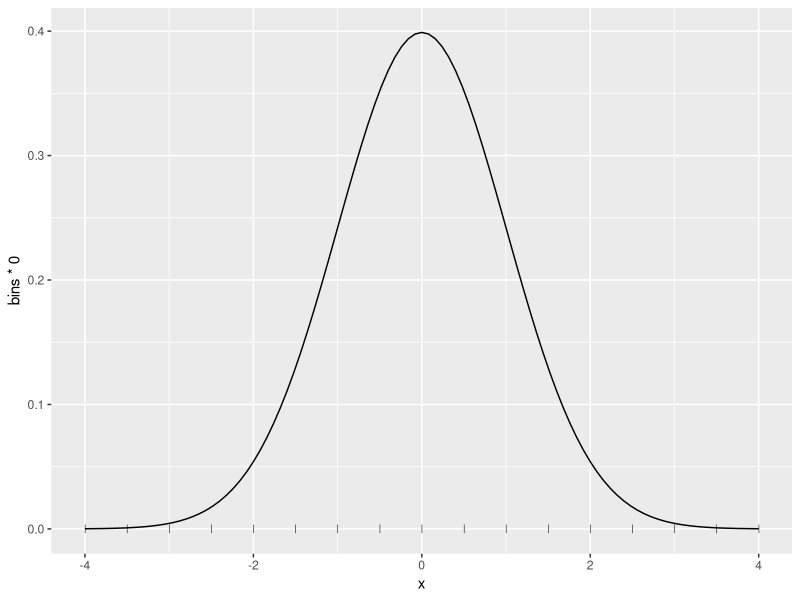
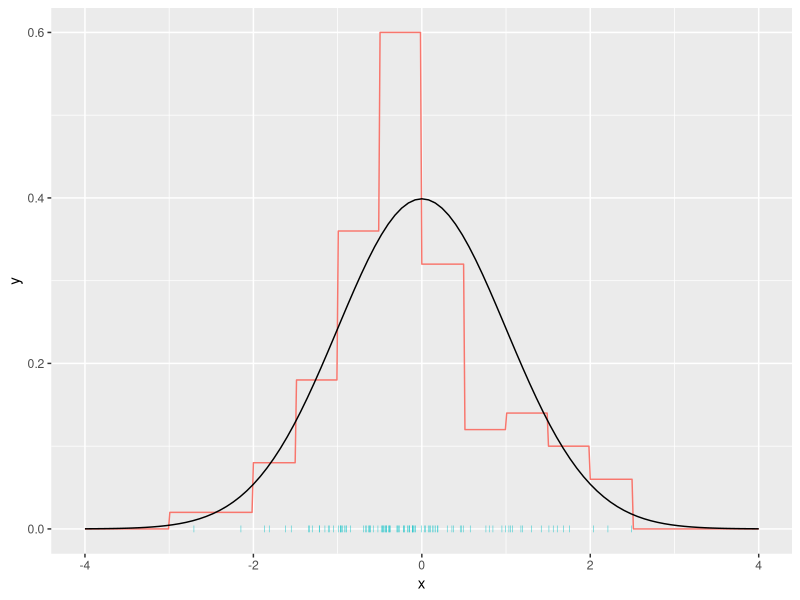
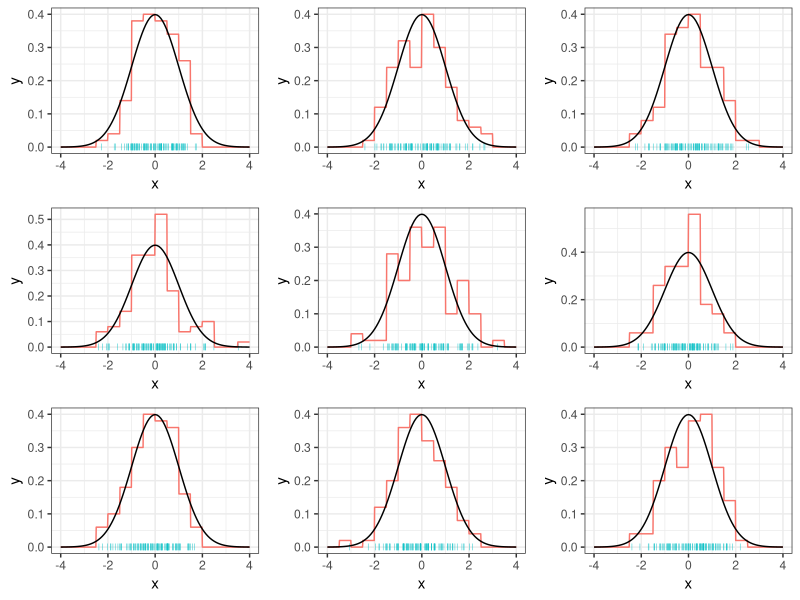
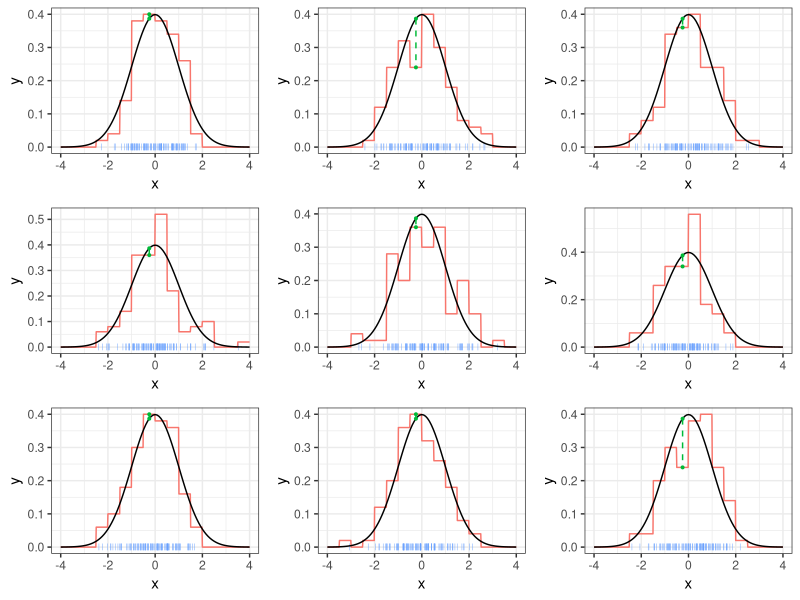
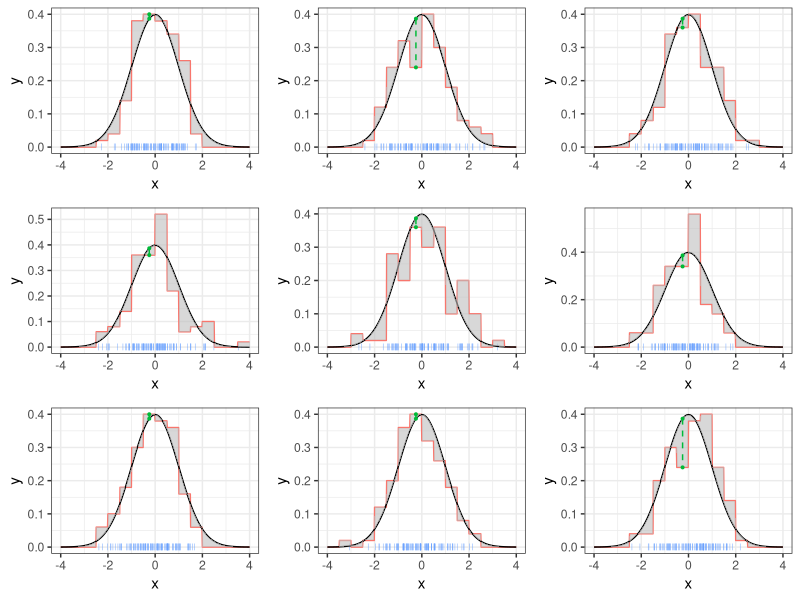
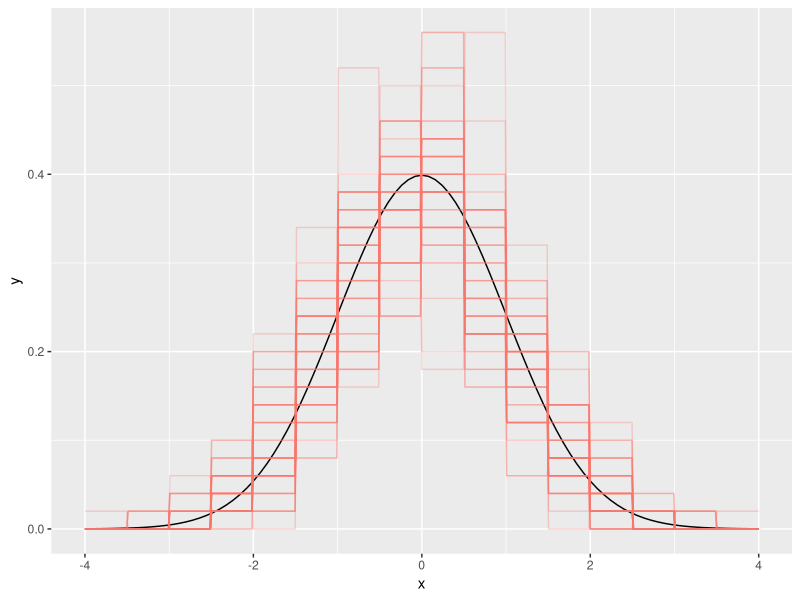
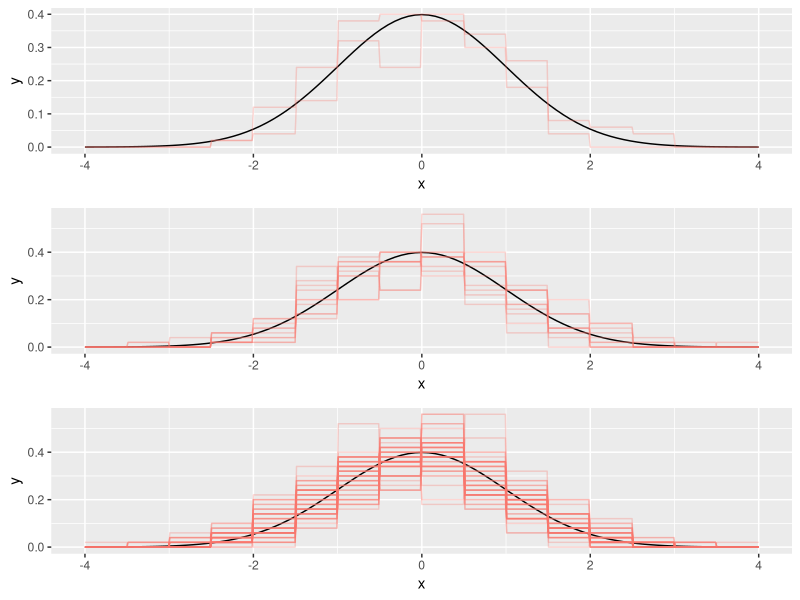
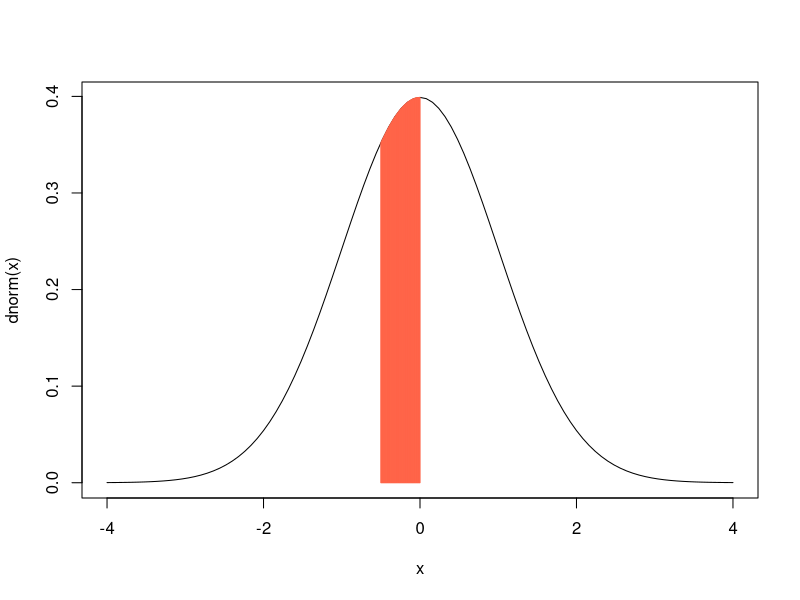

Source code (R) for these figures, in order:
rm(list=ls())

library(ggplot2)
library(gridExtra)
library(scales)
library(data.table)
library(magrittr)

reverselog_trans <- function(base = exp(1)) {
  trans <- function(x) -log(x, base)
  inv <- function(x) base^(-x)
  trans_new(paste0("reverselog-", format(base)), trans, inv, 
            log_breaks(base = base), 
            domain = c(1e-100, Inf))}


# -------------------------------------------------------------------------


n <- 100
h <- .5

xmin <- -4
xmax <- 4
bins <- seq(xmin,xmax,h)

x0 <- bins[-length(bins)]
x1 <- bins[-1]


ggplot(data=data.frame(x=c(-4,4)),aes(x))+stat_function(fun=dnorm)+
  geom_point(data=data.frame(bins),aes(x=bins,y=bins*0),pch='|',size=2)

simular <- function(n,
                    probs = c(.2, .5, .3),
                    medias = c(-1.5, -.2, 1),
                    desvio = c(.3, .2, .2)) {
  z <- rmultinom(1,n,probs)[,1]
  rnorm(n, rep(medias, z), rep(desvio, z))
}



x <- rnorm(n)
cont <- table(cut(x,breaks = bins))/n
f_est <- stepfun(bins[2:(length(bins)-1)],cont/h)

ggplot()+
  geom_point(data=data.frame(x),aes(x,0,col='z'),pch='|',size=1.5,show.legend=F)+
  stat_function(fun=f_est,data=data.frame(x=c(-4,4)),aes(x,col='estimada'),show.legend=F,n = 501)+
  stat_function(fun=dnorm,data=data.frame(x=c(-4,4)),aes(x,col='teórica'),show.legend=F,col=1)


# -------------------------------------------------------------------------



set.seed(pi)

plots <- lapply(seq_len(9),function(eee) {

  x <- rnorm(n)
  cont <- table(cut(x,breaks = bins))/n
  f_est <- stepfun(bins[2:(length(bins)-1)],cont/h)
  grafico <- ggplot()+
    geom_point(data=data.frame(x),aes(x,0,col='z'),pch='|',size=1.5,show.legend=F)+
    # geom_ribbon(data=data.frame(xx=seq(-4,4,length.out = 501)),aes(x=xx,ymin=f_est(xx),ymax=dnorm(xx)),fill='grey',alpha=.6)+
    stat_function(fun=f_est,data=data.frame(x=c(-4,4)),aes(x,col='estimada'),show.legend=F,n = 501)+
    stat_function(fun=dnorm,data=data.frame(x=c(-4,4)),aes(x,col='teórica'),show.legend=F,col=1) + 
    theme_bw()
  
  grafico$funcion <- f_est
  return(grafico)
})

do.call('grid.arrange',plots)
# marrangeGrob(plots, ncol = 1, nrow = 9)


# -------------------------------------------------------------------------



p <- -.25 

do.call('grid.arrange',
        lapply(plots, function(grafico){
          grafico+
            geom_point(data=data.frame(x=p),aes(x,dnorm(x),col='punto'),size=.7)+
            geom_point(data=data.frame(x=p),aes(x,grafico$funcion(x),col='punto'),size=.7)+
            geom_segment(data=data.frame(x=p),aes(x=x,xend=x,y=dnorm(x),yend=grafico$funcion(x),col='punto'),lty=2)+
            theme(legend.position='none')
}))

sapply(plots, function(x) {
  x$funcion(p)
})


# MISE --------------------------------------------------------------------


do.call('grid.arrange',
        lapply(plots, function(grafico){
          grafico+
            geom_ribbon(data=data.frame(xx=seq(-4,4,length.out = 501)),aes(x=xx,ymin=grafico$funcion(xx),ymax=dnorm(xx)),fill='grey',alpha=.6)+
            geom_point(data=data.frame(x=p),aes(x,dnorm(x),col='punto'),size=.7)+
            geom_point(data=data.frame(x=p),aes(x,grafico$funcion(x),col='punto'),size=.7)+
            geom_segment(data=data.frame(x=p),aes(x=x,xend=x,y=dnorm(x),yend=grafico$funcion(x),col='punto'),lty=2)+
            theme(legend.position='none')
        }))


# -------------------------------------------------------------------------


set.seed(pi)

estimadores <- lapply(seq_len(50), function(eeeeeeeee) {
  
  x <- rnorm(n)
  cont <- table(cut(x,breaks = bins))/n
  f_est <- stepfun(bins[2:(length(bins)-1)],cont/h)
  return(f_est)
  
})

# mean_f <- Vectorize(function(p) mean(sapply(estimadores, function(x) x(p))))
# var_f <- Vectorize(function(p) var(sapply(estimadores, function(x) x(p))))
# curve(mean_f, -4, 4, n = 501)
# curve(var_f, -4, 4, n = 501)


base <- ggplot(data.frame(x=c(-4,4)),aes(x))+
  stat_function(fun=dnorm,col=1)

eh <- invisible(lapply(estimadores,function(est){
  base <<- base+
    stat_function(fun=est,aes(col='a'),n=501,show.legend=F,alpha=.3)
}))

eh[[50]]

do.call('grid.arrange',eh[c(2,10,50)])

# -------------------------------------------------------------------------


bins

pnorm(bins[2])-pnorm(bins[1])
pnorm(bins[9])-pnorm(bins[8])

curve(dnorm,-4,4)
curve(dnorm,-.5,0,type='h',col='tomato',add=T)
curve(pnorm,-4,4)
abline(v=bins[8:9],col='tomato')

# -------------------------------------------------------------------------
library(data.table)
library(magrittr)

t <- seq(xmin,xmax,length.out = 201)

set.seed(pi)
estimaciones <- setDT(lapply(seq_len(500),function(foo) {
  x <- rnorm(n)
  cont <- table(cut(x,breaks = bins))/n
  f_est <- stepfun(bins[2:(length(bins)-1)],cont/h)
  f_est(t)
}))

cbind(t,estimaciones) %>% 
  melt(id.vars='t') %>% 
  ggplot(aes(x=t,y=value,group=variable,col=variable))+
    geom_step(show.legend = F,alpha=.05)+
    stat_function(aes(t),fun=dnorm,col=1)


(p1 <- cbind(t,estimaciones) %>% 
  melt(id.vars='t') %>% 
  ggplot()+
  # geom_bin2d(aes(x=t,y=value,group=t,fill=..density..),show.legend=F,binwidth=c(h,1/n/h))+
    geom_bin2d(aes(x=t,y=value,group=t,fill=..density..),show.legend=F,binwidth=c(.04,.04))+
  scale_fill_gradient(name='Densidad',trans=reverselog_trans(10))+
  stat_function(fun=dnorm,show.legend=F) + theme_bw())

# -------------------------------------------------------------------------

  
cbind(t,estimaciones) %>% 
  melt(id.vars='t') %>% 
  .[,bin:=floor(t/h)*h] %>% 
  .[,by=bin,media:=mean(value)] %>% 
  .[,by=bin,':='(inf=quantile(value,.05),sup=quantile(value,.95))] %>% 
  .[,!c('variable','value')] %>% 
  unique %>%
  .[,by=bin,esperanza:=(pnorm(bin+h)-pnorm(bin))/h] %>% 
  melt(id.vars=c('t','bin')) %>% 
  # .[,col:=fifelse(variable %in% c('inf','sup'),factor('inf',levels=c('media','inf','sup','esperanza')),variable )] %>% 
  .[,col:=fifelse(variable %in% c('inf','sup'),factor('inf',levels=levels(variable)),variable )] %>% 
  ggplot(aes(x=t,y=value,col=col,group=variable))+
  geom_line()
  

p1+
  stat_function(data=data.frame(c(-4,4)),fun=dnorm)+
  geom_line(data=cbind(t,estimaciones) %>% 
              melt(id.vars='t') %>% 
              .[,bin:=floor(t/h)*h] %>% 
              .[,by=bin,media:=mean(value)],
            aes(t,media,col='media'),show.legend=F)+
  geom_ribbon(data=cbind(t,estimaciones) %>% 
              melt(id.vars='t') %>% 
              .[,bin:=floor(t/h)*h] %>% 
              .[,by=bin,':='(inf=quantile(value,.05),sup=quantile(value,.95))],
            aes(x=t,ymin=inf,ymax=sup,col='media'),alpha=.5,show.legend=F)+
  geom_line(data=cbind(t,estimaciones) %>% 
              melt(id.vars='t') %>% 
              .[,bin:=floor(t/h)*h] %>% 
              .[,by=bin,value2:=mean(value)] %>% 
              .[,!c('variable','value')] %>% 
              unique %>% 
              .[,by=bin,esperanza:=(pnorm(bin+h)-pnorm(bin))/h],
            aes(t,esperanza,col='verdadera'),show.legend=F)


ggplot()+
  stat_function(data=data.frame(c(-4,4)),fun=dnorm)+
  geom_line(data=cbind(t,estimaciones) %>% 
              melt(id.vars='t') %>% 
              .[,bin:=floor(t/h)*h] %>% 
              .[,by=bin,media:=mean(value)],
            aes(t,media,col='media'),show.legend=F)+
  geom_ribbon(data=cbind(t,estimaciones) %>% 
                melt(id.vars='t') %>% 
                .[,bin:=floor(t/h)*h] %>% 
                .[,by=bin,':='(inf=quantile(value,.05),sup=quantile(value,.95))],
              aes(x=t,ymin=inf,ymax=sup,col='media'),alpha=.5,show.legend=F)+
  geom_line(data=cbind(t,estimaciones) %>% 
              melt(id.vars='t') %>% 
              .[,bin:=floor(t/h)*h] %>% 
              .[,by=bin,value2:=mean(value)] %>% 
              .[,!c('variable','value')] %>% 
              unique %>% 
              .[,by=bin,esperanza:=(pnorm(bin+h)-pnorm(bin))/h],
            aes(t,esperanza,col='verdadera'),show.legend=F)


# con otro h --------------------------------------------------------------

h <- 2
bins <- seq(xmin,xmax,h)

set.seed(pi)
estimaciones <- setDT(lapply(seq_len(750),function(foo) {
  x <- rnorm(n)
  cont <- table(cut(x,breaks = bins))/n
  f_est <- stepfun(bins[2:(length(bins)-1)],cont/h)
  f_est(t)
}))


(p1 <- cbind(t,estimaciones) %>% 
    melt(id.vars='t') %>% 
    ggplot()+
    geom_bin2d(aes(x=t,y=value,group=t,fill=..density..),show.legend=F,binwidth=c(.04,.02))+
    scale_fill_gradient(name='Densidad',trans=reverselog_trans(10))+
    stat_function(fun=dnorm,show.legend=F))

p1+
  stat_function(data=data.frame(c(-4,4)),fun=dnorm)+
  geom_line(data=cbind(t,estimaciones) %>% 
              melt(id.vars='t') %>% 
              .[,bin:=floor(t/h)*h] %>% 
              .[,by=bin,value2:=mean(value)],
            aes(t,value2,col='media'),show.legend=F)+
  geom_ribbon(data=cbind(t,estimaciones) %>% 
                melt(id.vars='t') %>% 
                .[,bin:=floor(t/h)*h] %>% 
                .[,by=bin,':='(inf=quantile(value,.05),sup=quantile(value,.95))],
              aes(x=t,ymin=inf,ymax=sup,col='media'),alpha=.5,show.legend=F)+
  geom_line(data=cbind(t,estimaciones) %>% 
              melt(id.vars='t') %>% 
              .[,bin:=floor(t/h)*h] %>% 
              .[,by=bin,value2:=mean(value)] %>% 
              .[,!c('variable','value')] %>% 
              unique %>% 
              .[,by=bin,esperanza:=(pnorm(bin+h)-pnorm(bin))/h],
            aes(t,esperanza,col='verdadera'),show.legend=F)

# ggplot()+
#   stat_function(data=data.frame(c(-4,4)),fun=dnorm)+
#   geom_line(data=cbind(t,estimaciones) %>% 
#               melt(id.vars='t') %>% 
#               .[,bin:=floor(t/h)*h] %>% 
#               .[,by=bin,value2:=mean(value)],aes(t,value2,col='media'),show.legend=F)+
#   geom_ribbon(data=cbind(t,estimaciones) %>% 
#                 melt(id.vars='t') %>% 
#                 .[,bin:=floor(t/h)*h] %>% 
#                 .[,by=bin,':='(inf=quantile(value,.05),sup=quantile(value,.95))],aes(x=t,ymin=inf,ymax=sup,fill='media'),alpha=.5,show.legend=F)


# h = 4 -------------------------------------------------------------------

h <- 4
bins <- seq(xmin,xmax,h)

set.seed(pi)
estimaciones <- setDT(lapply(seq_len(750),function(foo) {
  x <- rnorm(n)
  cont <- table(cut(x,breaks = bins))/n
  f_est <- stepfun(bins[2:(length(bins)-1)],cont/h)
  f_est(t)
}))


(p1 <- cbind(t,estimaciones) %>% 
    melt(id.vars='t') %>% 
    ggplot()+
    geom_bin2d(aes(x=t,y=value,group=t,fill=..density..),show.legend=F,binwidth=c(h,1/n/h))+
    scale_fill_gradient(name='Densidad',trans=reverselog_trans(10))+
    stat_function(fun=dnorm,show.legend = F))

p1+
  stat_function(data=data.frame(c(-4,4)),fun=dnorm)+
  geom_line(data=cbind(t,estimaciones) %>% 
              melt(id.vars='t') %>% 
              .[,bin:=floor(t/h)*h] %>% 
              .[,by=bin,value2:=mean(value)],
            aes(t,value2,col='media'),show.legend=F)+
  geom_ribbon(data=cbind(t,estimaciones) %>% 
                melt(id.vars='t') %>% 
                .[,bin:=floor(t/h)*h] %>% 
                .[,by=bin,':='(inf=quantile(value,.05),sup=quantile(value,.95))],
              aes(x=t,ymin=inf,ymax=sup,col='media'),alpha=.5,show.legend=F)+
  geom_line(data=cbind(t,estimaciones) %>% 
              melt(id.vars='t') %>% 
              .[,bin:=floor(t/h)*h] %>% 
              .[,by=bin,value2:=mean(value)] %>% 
              .[,!c('variable','value')] %>% 
              unique %>% 
              .[,by=bin,esperanza:=(pnorm(bin+h)-pnorm(bin))/h],
            aes(t,esperanza,col='verdadera'),show.legend=F)

# ggplot()+
#   stat_function(data=data.frame(c(-4,4)),fun=dnorm)+
#   geom_line(data=cbind(t,estimaciones) %>% 
#               melt(id.vars='t') %>% 
#               .[,bin:=floor(t/h)*h] %>% 
#               .[,by=bin,value2:=mean(value)],aes(t,value2,col='media'),show.legend=F)+
#   geom_ribbon(data=cbind(t,estimaciones) %>% 
#                 melt(id.vars='t') %>% 
#                 .[,bin:=floor(t/h)*h] %>% 
#                 .[,by=bin,':='(inf=quantile(value,.05),sup=quantile(value,.95))],aes(x=t,ymin=inf,ymax=sup,fill='media'),alpha=.5,show.legend=F)


# covarianzas entre las estimaciones en cada bin ???? --------------------------------------------------------


h <- .5
bins <- seq(xmin,xmax,h)

set.seed(pi)
estimaciones <- setDT(lapply(seq_len(1000),function(foo) {
  x <- rnorm(n)
  cont <- table(cut(x,breaks = bins))/n
  f_est <- stepfun(bins[2:(length(bins)-1)],cont/h)
  f_est(t)
}))

cbind(t,estimaciones,bin=floor(t/h)*h) %>%
  .[bin %in% unique(bin)[c(8,10)],by=bin,.SD[1]] %>%
  # .[bin %in% unique(bin)[c(80, 81)],by=bin,.SD[1]] %>% 
  .[,!c('bin')] %>%
  t %>% 
  as.data.table() %>% 
  {ggplot(data=.[-1],mapping = aes(V1,V2))+geom_point()+
      xlab(paste('Estimación en x =',.[1,1]))+ylab(paste('Estimación en x =',.[1,2]))}

# cbind(t,estimaciones) %>% 
#   melt(id.vars='t') %>% 
#   .[,bin:=floor(t/h)*h] %>% 
#   .[,.SD[1],by=.(bin,variable)] %>%
#   .[,value2:=ifelse(bin!=2,sum(.SD[bin!=2,value/.N]),value),by=variable] %>% 
#   .[]
